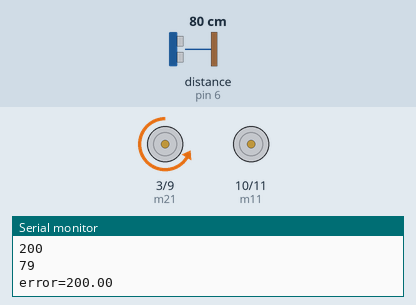
Bench run of a sketch on a simulated Arduino Uno, built with avr-gcc and run on an emulated ATmega328P. Parts: motor-driver pin pairs drawn as motors (green arrow = first pin HIGH = forward, orange = second pin HIGH = backward, longer = more drive), the last lines printed to the serial monitor. Wiring (inferred from the names in the program): ultrasonic range finder: trigger pin 7; echo pin 6. Inputs (shaded band) come from the test bench; at power-on: distance to the obstacle (sensor on pin 6) 80 cm. The echo pulse lasts 58.3 µs per cm.

Above: at 1.2 s.
1.3 s: distance to the obstacle (sensor on pin 6) set to 2 cm
At 2.6 s:
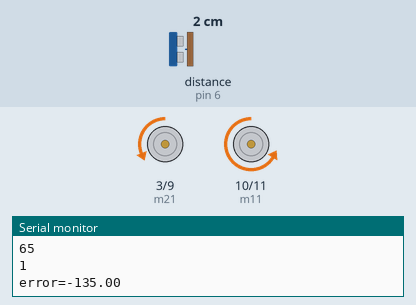
2.9 s: distance to the obstacle (sensor on pin 6) set to 4 cm
At 4.1 s:
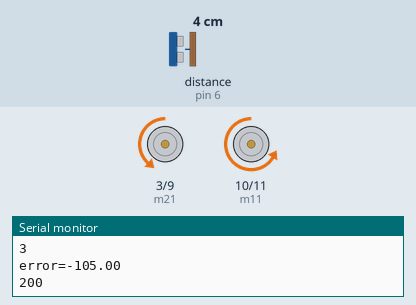
4.4 s: distance to the obstacle (sensor on pin 6) set to 9 cm
At 4.8 s:
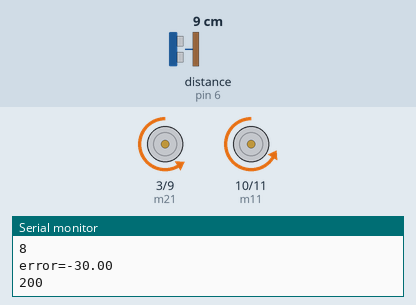
5.9 s: distance to the obstacle (sensor on pin 6) set to 18 cm
At 6.5 s:
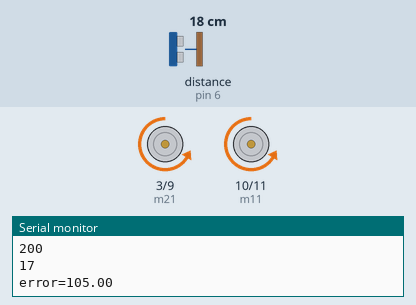
7.4 s: distance to the obstacle (sensor on pin 6) set to 35 cm
At 8.6 s:
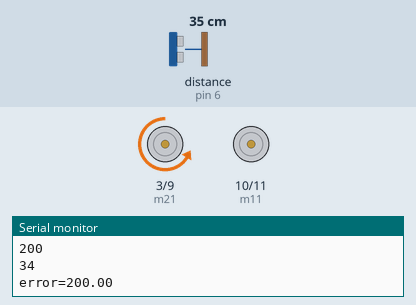
Timing chart, 0 to 10.4 s (numbered marks = the images above; inputs shaded):
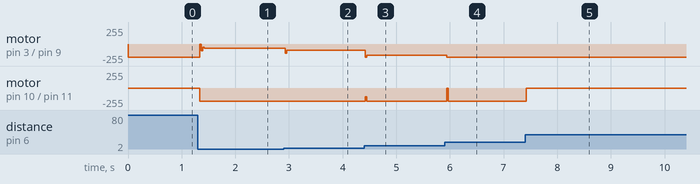

Measured:
- after the input at 1.3 s, motor on pin 3 (m21) / pin 9 (m22): backward 200/255 → backward 65/255 at once; motor on pin 10 (m11) / pin 11 (m12): stopped → backward 200/255 at once
- after the input at 2.9 s, motor on pin 3 (m21) / pin 9 (m22): backward 65/255 → backward 94/255 at once
- after the input at 4.4 s, motor on pin 3 (m21) / pin 9 (m22): backward 94/255 → backward 170/255 at once; motor on pin 10 (m11) / pin 11 (m12): backward 200/255 → backward 130/255 at once, → backward 200/255 0.03 s later
- after the input at 5.9 s, motor on pin 3 (m21) / pin 9 (m22): backward 170/255 → backward 200/255 at once; motor on pin 10 (m11) / pin 11 (m12): backward 200/255 → stopped at once, → backward 200/255 0.03 s later
- after the input at 7.4 s, motor on pin 10 (m11) / pin 11 (m12): backward 200/255 → stopped at once

The sketch:

wallfollowing.ino
```cpp
int trig=7,echo=6;
long duration;
int distance,setpoint=10;
float kp=0.15;//0.18
float kd=0.2,error,proportion,oldproportion;
int rightmax=200,leftmax=200,rightmotor,leftmotor;
int m11 = 10;  //for left tyre moving backward when high
int m12 = 11;  //for left tyre moving forward when high
int m21 = 3;  //for right tyre moving backward when high
int m22 = 9;  //for right tyre moving forward when high
void setup()
{
  pinMode(trig,OUTPUT);
  pinMode(echo,INPUT);
  Serial.begin(9600);
}
void pid();
void motorrun();
void erroradj();
void loop()
{ /* analogWrite(m11,0);
  analogWrite(m12,leftmax);
  analogWrite(m21,0);
  analogWrite(m22,rightmax);
  */
  digitalWrite(trig,LOW);
  delayMicroseconds(10);
  digitalWrite(trig,HIGH);
  delayMicroseconds(10);
  digitalWrite(trig,LOW);
  duration=pulseIn(echo,HIGH);
  distance=(duration/2)/29.1;
  Serial.println(distance);
  pid();
}
void pid()
{ proportion=(distance-setpoint)*100;
  error=kp*proportion + kd*(proportion-oldproportion);
  oldproportion=proportion;
  erroradj();
  motorrun();
}
void erroradj()
{ if(error>200)
   error=200;
  else if(error<-200)
   error=-200;
  if(error>0)
  { rightmotor=rightmax;
    leftmotor=leftmax-error;
  }
  else if(error<0)
  { rightmotor=rightmax+error;
    leftmotor=leftmax;
  }
  Serial.print("error=");
  Serial.println(error);
}
void motorrun()
{
  analogWrite(m11,0);
  analogWrite(m12,leftmotor);
  analogWrite(m21,0);
  analogWrite(m22,rightmotor);
  Serial.println(leftmotor);
  Serial.println(rightmotor);
}
```
